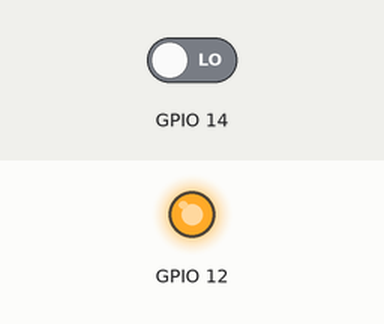
Simulated run of this sketch. Board: ESP32. Shown: output pins drawn as LEDs (lit = HIGH). Dashed ring = blinking. The inputs (shaded band) are chosen by the test bench; at power-on: GPIO 14 LOW. WiFi joins after 1.5 s; servers stay silent unless stated; what the sketch prints to the serial monitor is not drawn.

Above: at 3.7 s.
3.8 s: GPIO 14 driven HIGH
At 6.7 s:
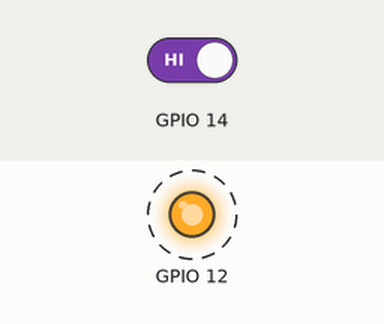
6.8 s: GPIO 14 driven LOW
At 7.3 s:
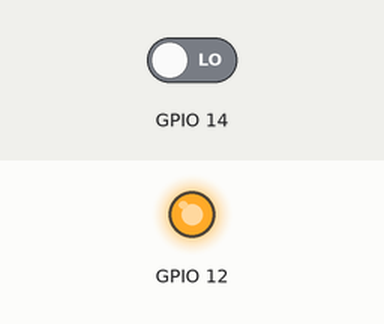
Timing chart, 0 to 9.8 s (numbered marks = the images above; inputs shaded):
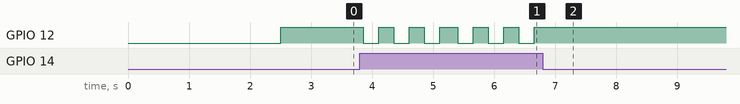

Measured:
- after the input at 3.8 s, GPIO 12: alternates HIGH for 0.25 s and LOW for 0.25 s, starting after 0.06 s
- after the input at 6.8 s, GPIO 12: stops changing and stays HIGH

The sketch:

sketch_oct3a.ino
```cpp
#include <WiFi.h>
#include <AsyncUDP.h>

const char *ssid = "SSID";
const char *pw = "WLAN PW";

AsyncUDP udp;

void setup() {
  // put your setup code here, to run once:
  Serial.begin(115200);
  delay(1000);

  WiFi.mode(WIFI_STA);
  WiFi.begin(ssid, pw);

  while (WiFi.status() != WL_CONNECTED) {
    Serial.print(".");
    delay(100);
  }

  Serial.println("\nConnected to Wifi\n");
  Serial.print("Local ESP32 IP: ");
  Serial.println(WiFi.localIP());
  Serial.print("Gateway IP: ");
  Serial.println(WiFi.gatewayIP());

  pinMode(14, INPUT_PULLDOWN);
  pinMode(12, OUTPUT);

  digitalWrite(12, HIGH);

}


bool door_bell_button = false;

void loop() {
  // put your main code here, to run repeatedly:
  door_bell_button = digitalRead(14) == HIGH;
  delay(50);
  if (door_bell_button) {
    if (door_bell_button && (digitalRead(14) == HIGH)) {
      for (int i = 0; i < 3; i++) {
        digitalWrite(12, LOW);
        delay(250);
        udp.broadcastTo("dingdong", 12345);
        digitalWrite(12, HIGH);
        delay(250);
      }
    }
  }
}
```
